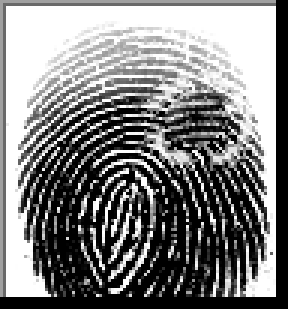
#> input picture Fingerprint Dataset/William.BMP, 96 x 103 px, found by its file name (shown 3 times larger)
$ python Fingerprint.py
#> lines starting #> are read from the running program, lines starting #| are printed output that depends on the picture; after the words box and inside, x2 and y2 are one past the last pixel; in counts of white or black regions, pixels touching at a corner belong together; pictures that were not available may be replaced by others from this repository, and a replacement may not be noted
import cv2
import numpy as np
import os


res1 = 0.0


def g1():
    list=[]
    fingerprint_test = cv2.imread("William.BMP")
#> fingerprint_test is the input picture: shape (103, 96, 3); min 0, max 255, mean 128.5
    # cv2.imshow("Original", cv2.resize(fingerprint_test, None, fx=1, fy=1))
    for file in [file for file in os.listdir("dataset")]:
        fingerprint_database_image = cv2.imread("./dataset/"+file)
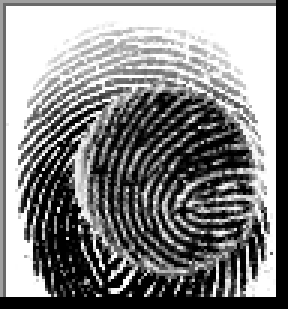
#> input picture Fingerprint Dataset/Andrew.BMP, 96 x 103 px, found by its file name (shown 3 times larger)
#> fingerprint_database_image is the input picture: shape (103, 96, 3); min 0, max 255, mean 131.3
        sift = cv2.xfeatures2d.SIFT_create()
        keypoints_1, descriptors_1 = sift.detectAndCompute(fingerprint_test, None)
#> keypoints_1 = 57 keypoints; strongest (x, y, size): (43, 85, 1.9), (88, 95, 6), (43, 88, 1.9), (90, 66, 3.3)
        keypoints_2, descriptors_2 = sift.detectAndCompute(fingerprint_database_image, None)
#> keypoints_2 = 60 keypoints; strongest (x, y, size): (88, 95, 6), (12, 96, 4.9), (90, 73, 2.1), (83, 64, 1.8)
        #print(descriptors_2)
        matches = cv2.FlannBasedMatcher(dict(algorithm=2, trees=10),
                                    dict()).knnMatch(descriptors_1, descriptors_2, k=2)
#> matches = 57 matches
        match_points = []

        for p, q in matches:
            #print('p',p.distance)
            #print('q',q.distance)
            if p.distance < 0.1*q.distance:

               match_points.append(p)
#> this loop made 57 passes
#> after the loop, match_points = 9 matches
               #print('match',match_points)
        keypoints = 0
        if len(keypoints_1) <= len(keypoints_2):
           keypoints = len(keypoints_1)
#> keypoints = 57
        else:
           keypoints = len(keypoints_2)
        print('key',keypoints)
#| key 57
        print('lenma',len(match_points))
#| lenma 9


    if (len(match_points) / keypoints)>0.4:
          print("% match: ", len(match_points) / keypoints * 100)
          print("Figerprint ID: " + str(file))
          global res1
          res1 = len(match_points) / keypoints * 100
          result = cv2.drawMatches(fingerprint_test, keypoints_1, fingerprint_database_image,
                               keypoints_2,match_points,flags=cv2.DRAW_MATCHES_FLAGS_DRAW_RICH_KEYPOINTS,outImg=None)
          img = cv2.drawKeypoints(fingerprint_test, keypoints_1,None)
          img1=cv2.drawKeypoints(fingerprint_database_image,keypoints_2,None)


          Keypointimage = np.concatenate((img, img1), axis=1)
          Comparedimage=np.concatenate((fingerprint_test,fingerprint_database_image),axis=1)
          Keypointimage = cv2.resize(Keypointimage, None, fx=3, fy=3)
          Comparedimage=cv2.resize(Comparedimage,None,fx=3,fy=3)

          cv2.imshow('Marked keypoints',Keypointimage)
          cv2.imshow('Comparedimage',Comparedimage)


          result = cv2.resize(result, None, fx=1.5, fy=1.5)
          #list = [result, Keypointimage, Comparedimage]
    else:

          fingerprint_test=cv2.putText(fingerprint_test,"Doesn't match any available fingerprint", (0, 100), cv2.FONT_HERSHEY_DUPLEX, 0.5, (255, 0, 0), 1)
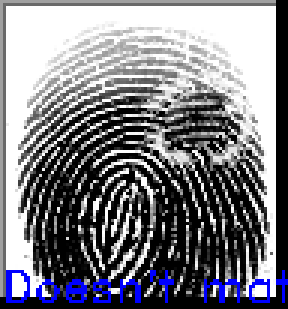
#> fingerprint_test: shape (103, 96, 3) (shown 3 times larger); 2.77% of pixels changed, all inside (x1, y1, x2, y2) = (2, 90, 96, 101)
          result = cv2.resize(fingerprint_test, None, fx=1.5, fy=1.5)
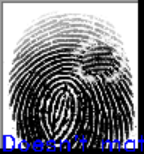
#> result: shape (154, 144, 3); mean B, G, R 133.7, 126.6, 126.6
          #list=[result]

    return result, res1


if __name__ == "__main__":
    g1()
